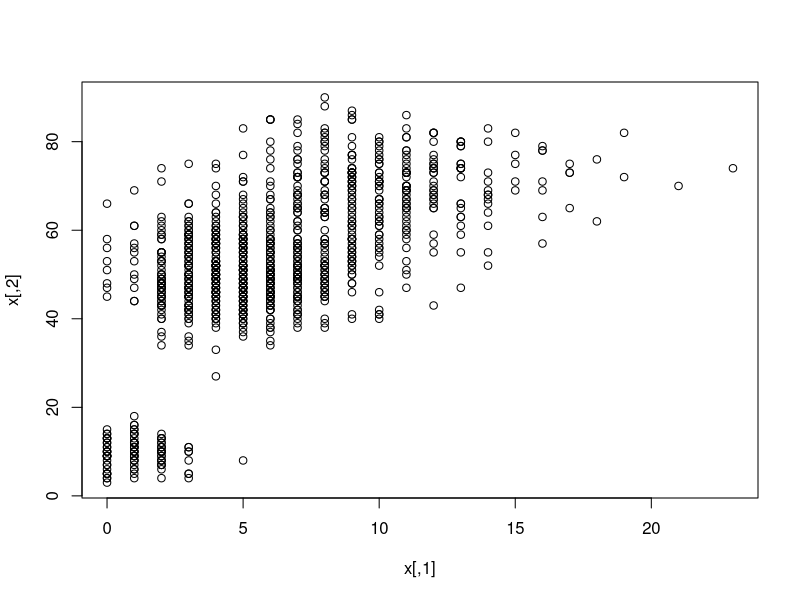
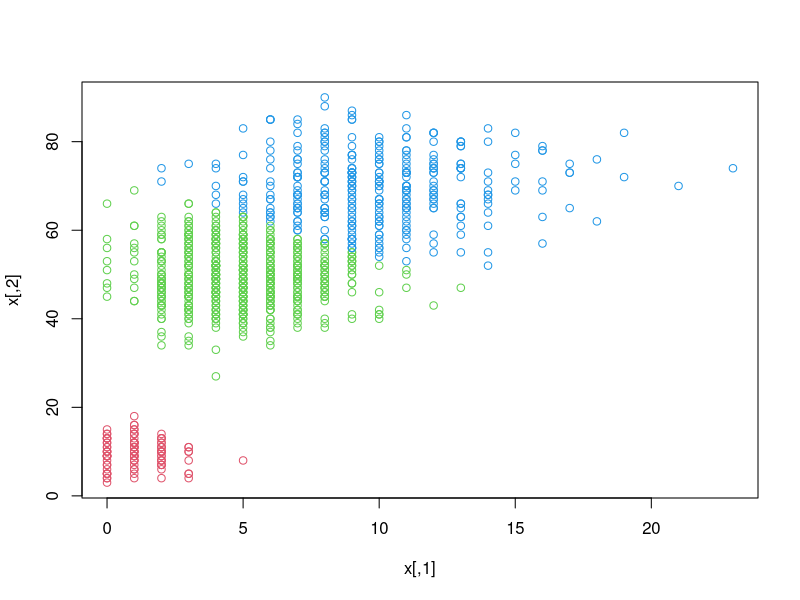

Reproduce these figures in R, in order.
##
## Title: Mixtura de k distribuciones de multivariantes con d dimensiones,
##        siguiendo distribuciones de Poisson en las marginales.
##
## Author: Sergio García Prado
##
## Date: Noviembre de 2018
##
## Notas: Se ha elegido fijar la dimensionalidad en 2 para poder hacer
##        representaciones gráficas de manera sencilla. Sin embargo,
##        es posible hacer probar el funcionamiento en más dimensiones
##        variando dichos parámetros.
##

rm(list = ls())

library(magrittr)

# Número de Dimensiones.
d <- 2

# Número de Mixturas.
k <- 3

# Número de Observaciones en la muestra.
n <- 1000

# Pesos de la Mixtura.
p <- c(0.1, 0.6, 0.3)  # por simplicidad sum(p) = 1

# Parámetros de las distribuciones de Poisson.
lambda <- matrix(c( 1, 10,
                    5, 50,
                   10, 70),
                 3, 2, byrow = TRUE)

# Muestra.
x <-
  sapply(1:d, function(j) {
    sapply(1:k, function(i){
      rpois(n * p[i], lambda[i, j])
    }) %>%
    unlist()
  }) %>%
  unlist() %>%
  matrix(n, d)

# Diagrama de la Muestra
plot(x)


LogLikeliHoodPoisson <- function(lambda, x) {
 logL <- sapply(1:length(lambda), function(i) {
      sum(dpois(x[, i], lambda[i], log = TRUE))
    }) %>%
    sum()
 return(logL)
}


NegativeLogLikeliHoodPoisson <- function(...) {
 - LogLikeliHoodPoisson(...)
}


OptimizeLambda <- function(x) {
  # Optimización del EMV para los parámetros de la distribución.

  # Búsqueda Iterativa.
  # opt <- optim(runif(2), NegativeLogLikeliHoodPoisson, x = x,
  #              lower = 10e-4, upper = Inf, method = "L-BFGS-B")
  # lambda.hat <- opt$par

  # Búsqueda analítica.
  lambda.hat <- colMeans(x)
  return(lambda.hat)
}

CalculateB <- function(x, lambda) {
  # Indica para qué mixtura se maximiza la verosimilitud perfil en cada
  # observación.

  apply(x, 1, function(obs) {
    sapply(1:nrow(lambda), function(i) {
         sum(dpois(obs, lambda[i, ], log = TRUE))
      }) %>% which.max()
  })
}


OptimizeMultiVariantPoissonMixtureEM <- function(x, k, d) {
  # Calcula los estimadores máximos verosímiles mediante el Algorimo EM.

  lambda <- (1:d) %>%
    sapply(function(i) {
      sort(runif(k, min = min(x[, i]), max = max(x[, i])))
    })

  b <- CalculateB(x, lambda)
  b.old <- rep(0, n)

  i <- 0
  while (any(b != b.old)) {
    # Fijamos criterio de convergencia en la estabilización de etiquetas de la mixtura.
    # Ya que cuando esta se estabiliza, los EMV de lambda no variarán.

    i <- i + 1
    lambda <- sapply(1:k, function(j) {
      OptimizeLambda(x[b == j, ])
    }) %>% t()

    b.old <- b
    b <- CalculateB(x, lambda)
  }

  p <- (1:k) %>%
   sapply(function(i) {
     mean(b == i)
   })

  result <- list(lambda = lambda,
                 group = b,
                 steps = i,
                 ratios = p)
  return(result)
}


# Buscamos los EMVs.
# Nota: Este método puede llamarse de manera iterativa, para conseguir
#       distintas soluciones y después promediar los resultados. Sin embargo,
#       en los casos de prueba ha bastado con una única iteración para
#       encontrar el óptimo por lo que se ha decidido no implementar.
(opt.em <- OptimizeMultiVariantPoissonMixtureEM(x, k, d))

# Diagrama de la muestra con las categorías obtenidas por el EMV asignadas.
plot(x, col = opt.em$group + 1)
